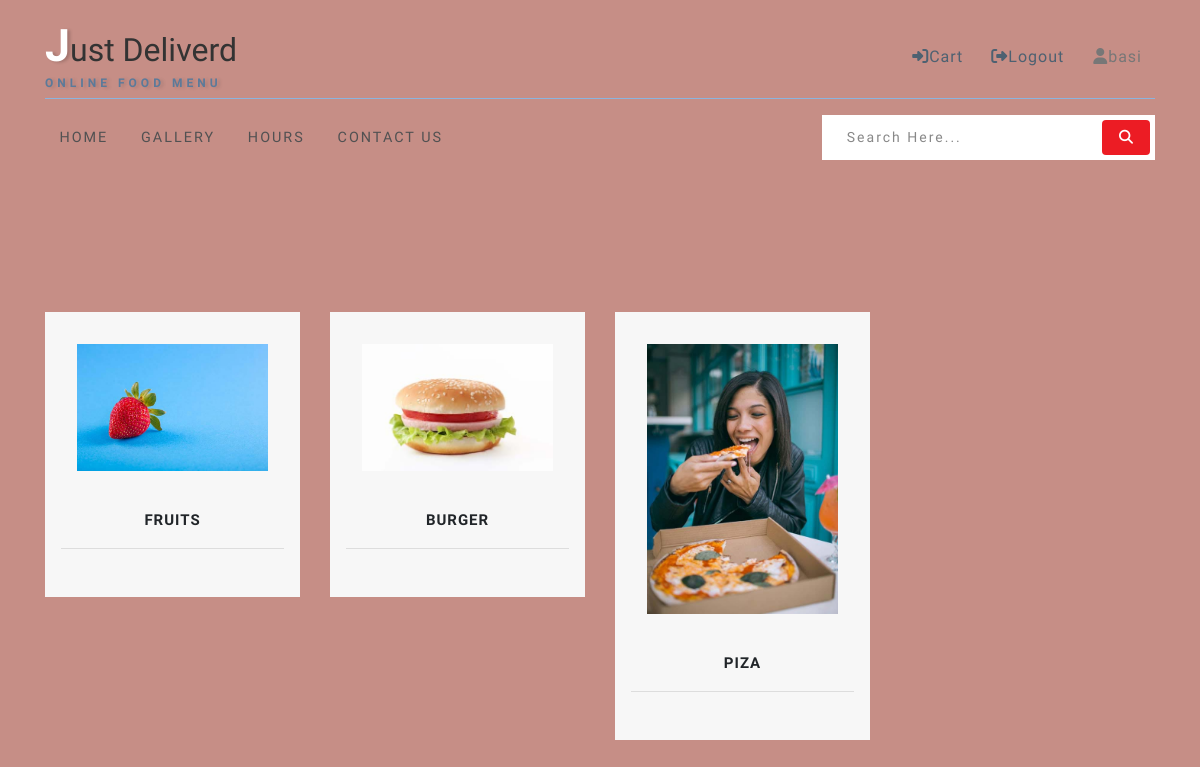
Screenshot of / (signed in) with the database file from the repository.
### products_app/models.py (models this page shows, shortened)
class Category(models.Model):
    category_name=models.CharField(max_length=255)
    category_image=models.ImageField(upload_to='category_image')

### products_app/views.py (the view)
# urls.py: path('',views.index,name='index'),
def index(request):
    if request.user.is_authenticated:
        cate =Category.objects.all()
        context={
            'category': cate,
            }
        return render(request,'index.html',context)
    else:
        return render(request,'login.html')

### templates/index.html (shortened to what this page needs)
{% extends 'base.html' %}
{% load static %}
{%block main-content %}
<br><br>
        <div class="banner-wthree-info container">
            <div class="row">
                    <div class="container py-5">
                        <div class="row shop-wthree-info text-center">
                            {% for cat in category %}
                            <a href="{% url 'select_menu' cat.id %}">
                                <div class="col-lg-3 shop-info-grid text-center mt-4">
                                    <div class="product-shoe-info shoe">
                                        <div class="men-thumb-item">
                                            <img src="{{cat.category_image.url}}" class="img-fluid" alt="" height="120%" width="120%">
                                        </div>
                                        <div class="item-info-product">
                                            <h4>
                                                <a>{{cat.category_name}}</a>
                                            </h4>
                                            <div class="product_price">
                                            </div>
                                        </div>
                                    </div>
                                </div>
                            </a>
                            {% endfor %}
            </div>
        </div>
    </div>
</div></div>
                       {%endblock main-content%}

### templates/base.html (shortened to what this page needs)
{% load static %}
<!DOCTYPE html>
<html lang="eng">
<head>
    <link rel="stylesheet" href="{% static 'css/bootstrap.css' %}">
    <link rel="stylesheet" href="{% static 'css/style.css' %}" type="text/css" media="all" />
    <link href="{% static 'font-awesome.css' %}" rel="stylesheet">
    <link rel="stylesheet" href="https://cdnjs.cloudflare.com/ajax/libs/font-awesome/6.3.0/css/all.min.css">
</head>
<body>
    <div class="main-sec">
        <header class="py-sm-3 pt-3 pb-2" id="home">
            <div class="container">
                <div class="top-w3pvt d-flex">
                    <div id="logo">
                        <h1> <a href="{% url 'index' %}"><span class="log-w3pvt">J</span>ust Deliverd</a> <label class="sub-des">Online Food menu</label></h1>
                    </div>
                    <div class="forms ml-auto">
                        {% if user.is_authenticated %}
                        <a href="{% url 'cart_detail' %}" class="btn"><i class="fa-solid fa-right-to-bracket"></i>Cart</a>
                        <a href="{% url 'logout_page' %}" class="btn"><i class="fa-solid fa-right-from-bracket"></i>Logout</a>
                        <P class="btn"><i class="fa-solid fa-user"></i>{{user.username }}</p>
                        {% else %}
                        {% comment %} <a href="{% url 'login' %}" class="btn"><i class="fa-solid fa-right-to-bracket"></i>Login</a> {% endcomment %}
                        <a href="{% url 'register' %}" class="btn"><i class="fa-solid fa-user-plus"></i> SignUp</a>
                        {%endif%}
                    </div>
                </div>
                <div class="nav-top-wthree">
                    <nav>
                        <ul class="menu">
                            <li><a href="{% url 'index' %}">Home</a></li>
                            <li><a href="{% url 'galllery' %}">Gallery</a></li>
                            <li><a href="{% url 'hours' %}">Hours</a></li>
                            <li><a href="{% url 'contact' %}">Contact Us</a></li>
                        </ul>
                    </nav>
                    <div class="search-form ml-auto">
                        <div class="form-w3layouts-grid">
                            <form action="#" method="post" class="newsletter">
                                <input class="search" type="search" placeholder="Search here..." required="">
                                <button class="form-control btn" value=""><span class="fa fa-search"></span></button>
                            </form>
                        </div>
                    </div>
                </div>
            </div>
        </header>
         {%block main-content %} {%endblock main-content%}
</body>
</html>

### static/css/style.css (style rules this page uses)
html, body { margin: 0; font-size: 100%; background: #443946; font-family: 'Hind', sans-serif; scroll-behavior: smooth; }
body a { text-decoration: none; transition: 0.5s all; -webkit-transition: 0.5s all; -moz-transition: 0.5s all; -o-transition: 0.5s all; -ms-transition: 0.5s all; }
input[type="button"], input[type="submit"], input[type="text"], input[type="email"], input[type="search"] { transition: 0.5s all; -webkit-transition: 0.5s all; -moz-transition: 0.5s all; -o-transition: 0.5s all; -ms-transition: 0.5s all; font-family: 'Hind', sans-serif; }
h1, h2, h3, h4, h5, h6 { margin: 0; letter-spacing: 1px; font-family: 'Hind',sans-serif; }
p { font-size: 0.9em; color: #777; line-height: 1.9em; letter-spacing: 1px; margin-bottom: 0; }
ul { margin: 0; padding: 0; }
.forms { margin-top: 1.4em; }
.top-w3pvt { border-bottom: 1px solid #8bb4df; padding-bottom: 0.5em; }
.nav-top-wthree { margin: 1em 0; }
header a.btn { border-radius: 4px; color: #4d6171; letter-spacing: 1px; border: none; outline: none; }
.search-form { width: 30%; }
form.newsletter { background: #fff; padding: 0.3em; display: flex; }
header .search { outline: none; padding: 6px 20px; font-size: 14px; color: #000; width: 85%; background: transparent; text-transform: capitalize; border: none; letter-spacing: 2px; float: left; }
header button.btn { color: #fff; border: none; padding: 7px 0px; text-transform: uppercase; text-decoration: none; background: transparent; -webkit-transition: 0.5s all; -moz-transition: 0.5s all; -o-transition: 0.5s all; -ms-transition: 0.5s all; transition: 0.5s all; float: right; cursor: pointer; width: 15%; font-size: 14px; text-align: center; background: #ec1c24; }
nav { margin: 0; padding: 0; margin-top: 10px; float: left; }
#logo a { float: left; font-size: .8em; display: initial; margin: 0; letter-spacing: 0px; color: #333; font-weight: 300; padding: 3px 0; border: none; }
#logo a span { color: #fff; font-size: 1.4em; font-weight: 700; text-shadow: 3px 1px 3px rgba(19, 18, 18, 0.19); }
.sub-des { text-transform: uppercase; display: block; font-size: 0.3em; margin: 0; color: #5b7a9a; letter-spacing: 4px; font-weight: 600; text-shadow: 3px 1px 3px rgba(78, 73, 73, 0.21); }
nav:after { content: ""; display: table; clear: both; }
nav ul { padding: 0; margin: 0; list-style: none; position: relative; }
nav ul li { margin: 0px; display: inline-block; }
nav a { letter-spacing: 2px; padding-left: 0; padding-right: 0; padding: 10px 0; font-weight: 400; font-size: 0.9em; margin: 0 1em; color: #515152; text-transform: uppercase; }
li > a:only-child:after { content: ''; }
.main-sec { background: #c68e86; min-height: 43em; position: relative; }
.item-info-product h4 a { color: #080808; font-size: 15px; letter-spacing: 1px; text-transform: uppercase; font-weight: 700; }
.product_price { margin: 1em 0 0 0; padding: 1em 0 0 0; border-top: 1px solid #ddd; }
.product-shoe-info { background: #f7f7f7; padding: 1em; }
.item-info-product { padding: 1em 0 1em 0; }
.men-thumb-item { padding: 1em; }
@media (max-width:1366px) { .main-sec { min-height: 35em; position: relative; } }
img { max-width: 100%; height: auto; }

### rows the page displays
Category: category_image (picture), category_name "FRUITS"
Category: category_image (picture), category_name "BURGER"
Category: category_image (picture), category_name "PIZA"

### other values shown
{{ user.username }} "basi"
